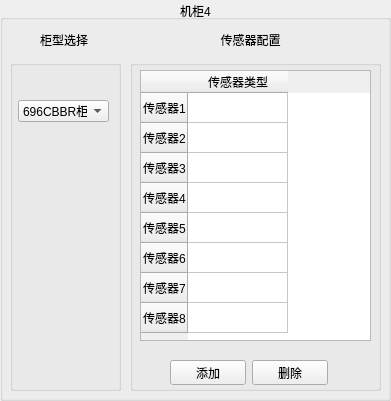
      <widget class="QGroupBox" name="groupBox_22">
       <property name="geometry">
        <rect>
         <x>1210</x>
         <y>10</y>
         <width>391</width>
         <height>401</height>
        </rect>
       </property>
       <property name="title">
        <string>机柜4</string>
       </property>
       <property name="alignment">
        <set>Qt::AlignCenter</set>
       </property>
       <widget class="QGroupBox" name="groupBox_23">
        <property name="geometry">
         <rect>
          <x>710</x>
          <y>0</y>
          <width>211</width>
          <height>281</height>
         </rect>
        </property>
        <property name="title">
         <string>机柜1</string>
        </property>
       </widget>
       <widget class="QGroupBox" name="groupBox_25">
        <property name="geometry">
         <rect>
          <x>10</x>
          <y>60</y>
          <width>111</width>
          <height>331</height>
         </rect>
        </property>
        <property name="title">
         <string/>
        </property>
        <widget class="QComboBox" name="Cabinet_comboBox_4851_master_c4">
         <property name="geometry">
          <rect>
           <x>8</x>
           <y>40</y>
           <width>91</width>
           <height>22</height>
          </rect>
         </property>
         <item>
          <property name="text">
           <string>696CBBR柜</string>
          </property>
         </item>
         <item>
          <property name="text">
           <string>C柜</string>
          </property>
         </item>
         <item>
          <property name="text">
           <string>D柜</string>
          </property>
         </item>
         <item>
          <property name="text">
           <string>V柜</string>
          </property>
         </item>
         <item>
          <property name="text">
           <string>696CB柜</string>
          </property>
         </item>
         <item>
          <property name="text">
           <string>BE柜</string>
          </property>
         </item>
         <item>
          <property name="text">
           <string>DE柜</string>
          </property>
         </item>
         <item>
          <property name="text">
           <string>F柜</string>
          </property>
         </item>
         <item>
          <property name="text">
           <string>M柜</string>
          </property>
         </item>
         <item>
          <property name="text">
           <string>PT柜</string>
          </property>
         </item>
         <item>
          <property name="text">
           <string>PTC500柜</string>
          </property>
         </item>
         <item>
          <property name="text">
           <string>PTC600柜</string>
          </property>
         </item>
         <item>
          <property name="text">
           <string>SL柜</string>
          </property>
         </item>
         <item>
          <property name="text">
           <string>SV25SV20柜</string>
          </property>
         </item>
         <item>
          <property name="text">
           <string>SV柜</string>
          </property>
         </item>
         <item>
          <property name="text">
           <string>V25V20柜</string>
          </property>
         </item>
        </widget>
        <widget class="QLabel" name="picture_lable_4851_master_c4">
         <property name="geometry">
          <rect>
           <x>20</x>
           <y>70</y>
           <width>71</width>
           <height>211</height>
          </rect>
         </property>
         <property name="text">
          <string/>
         </property>
        </widget>
       </widget>
       <widget class="QTableWidget" name="tableWidget_4851_master_c4">
        <property name="geometry">
         <rect>
          <x>140</x>
          <y>70</y>
          <width>231</width>
          <height>271</height>
         </rect>
        </property>
        <property name="lineWidth">
         <number>1</number>
        </property>
        <property name="autoScrollMargin">
         <number>16</number>
        </property>
        <row>
         <property name="text">
          <string>传感器1</string>
         </property>
        </row>
        <row>
         <property name="text">
          <string>传感器2</string>
         </property>
        </row>
        <row>
         <property name="text">
          <string>传感器3</string>
         </property>
        </row>
        <row>
         <property name="text">
          <string>传感器4</string>
         </property>
        </row>
        <row>
         <property name="text">
          <string>传感器5</string>
         </property>
        </row>
        <row>
         <property name="text">
          <string>传感器6</string>
         </property>
        </row>
        <row>
         <property name="text">
          <string>传感器7</string>
         </property>
        </row>
        <row>
         <property name="text">
          <string>传感器8</string>
         </property>
        </row>
        <column>
         <property name="text">
          <string>传感器类型</string>
         </property>
        </column>
       </widget>
       <widget class="QLabel" name="label_27">
        <property name="geometry">
         <rect>
          <x>200</x>
          <y>30</y>
          <width>101</width>
          <height>20</height>
         </rect>
        </property>
        <property name="text">
         <string>传感器配置</string>
        </property>
        <property name="alignment">
         <set>Qt::AlignCenter</set>
        </property>
       </widget>
       <widget class="QLabel" name="label_28">
        <property name="geometry">
         <rect>
          <x>40</x>
          <y>30</y>
          <width>54</width>
          <height>20</height>
         </rect>
        </property>
        <property name="text">
         <string>柜型选择</string>
        </property>
       </widget>
       <widget class="QGroupBox" name="groupBox_26">
        <property name="geometry">
         <rect>
          <x>130</x>
          <y>60</y>
          <width>251</width>
          <height>331</height>
         </rect>
        </property>
        <property name="title">
         <string/>
        </property>
        <widget class="QWidget" name="layoutWidget_5">
         <property name="geometry">
          <rect>
           <x>40</x>
           <y>300</y>
           <width>158</width>
           <height>25</height>
          </rect>
         </property>
         <layout class="QHBoxLayout" name="horizontalLayout_11">
          <item>
           <widget class="QPushButton" name="addBt_4851_master_c4">
            <property name="text">
             <string>添加</string>
            </property>
           </widget>
          </item>
          <item>
           <widget class="QPushButton" name="deleteBt_4851_master_c4">
            <property name="text">
             <string>删除</string>
            </property>
           </widget>
          </item>
         </layout>
        </widget>
       </widget>
       <zorder>groupBox_26</zorder>
       <zorder>groupBox_23</zorder>
       <zorder>groupBox_25</zorder>
       <zorder>tableWidget_4851_master_c4</zorder>
       <zorder>label_27</zorder>
       <zorder>label_28</zorder>
      </widget>
